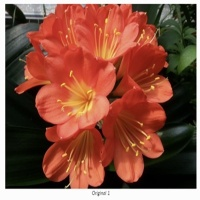
#> input picture Basic/4.컴퓨터 비전/resized_img_1.jpg, 200 x 200 px, given in place of the camera
$ python 'cv_motion_detection_buzzer(arduino).py'
#> lines starting #> are read from the running program, lines starting #| are printed output that depends on the picture
import cv2
import sys
import serial
import time


# 시리얼 포트 설정. 아두이노가 연결된 COM 포트를 맞춰줍니다.
arduino = serial.Serial('COM4', 9600)
time.sleep(2) # 아두이노와 시리얼 연결이 안정될 때까지 잠시 대기.


# 비디오 파일 열기
cap = cv2.VideoCapture(0)

if not cap.isOpened():
    print('Video open failed!')
    sys.exit()

# 배경 영상 등록
ret, back = cap.read()
#> back is the input picture: shape (200, 200, 3); mean B, G, R 65.8, 82.1, 136.4

if not ret:
    print('Background image registration failed!')
    sys.exit()

# 연산 속도를 높이기 위해 그레이스케일 영상으로 변환
back = cv2.cvtColor(back, cv2.COLOR_BGR2GRAY)
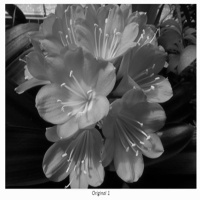
#> back: shape (200, 200); min 0, max 255, mean 96.5

# 가우시안 블러로 노이즈 제거 (모폴로지, 열기, 닫기 연산도 가능)
back = cv2.GaussianBlur(back, (0, 0), 1.0)
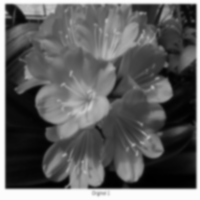
#> back: shape (200, 200); min 0, max 253, mean 96.5

# 비디오 매 프레임 처리
while True:
    ret, frame = cap.read()

    if not ret:
        break

    # 현재 프레임 영상 그레이스케일 변환
    gray = cv2.cvtColor(frame, cv2.COLOR_BGR2GRAY)
    # 노이즈 제거
    gray = cv2.GaussianBlur(gray, (0, 0), 1.0)

    # 차영상 구하기 $ 이진화
    # absdiff는 차 영상에 절대값
    diff = cv2.absdiff(gray, back)
#> diff: shape (200, 200); every value is 0
    # 차이가 30이상 255(흰색), 30보다 작으면 0(검정색)
    _, diff = cv2.threshold(diff, 127, 255, cv2.THRESH_BINARY)

    # 레이브링을 이용하여 바운딩 박스 표시
    cnt, _, stats, _ = cv2.connectedComponentsWithStats(diff)
#> cnt = 1; stats = [[0, 0, 200, 200, 40000]]

    if cnt > 1 :
        arduino.write(b'1')
        time.sleep(0.1)
        arduino.write(b'0')
        for i in range(1, cnt):
            print("detect")
            arduino.write(b'1')
            x, y, w, h, s = stats[i]

            if s < 100:
                continue

            cv2.rectangle(frame, (x, y, w, h), (0, 0, 255), 2)
    else :
        arduino.write(b'0')

    cv2.imshow('frame', frame)
    cv2.imshow('diff', diff)

    key = cv2.waitKey(30)
#> (key q is pressed here)
    if key == 27: # ESC 키를 눌러 종료
        break
    elif key == ord('q') or key == ord('Q'): # q 키를 눌러 종료
        break

    back = gray.copy()

cap.release()
cv2.destroyAllWindows()
